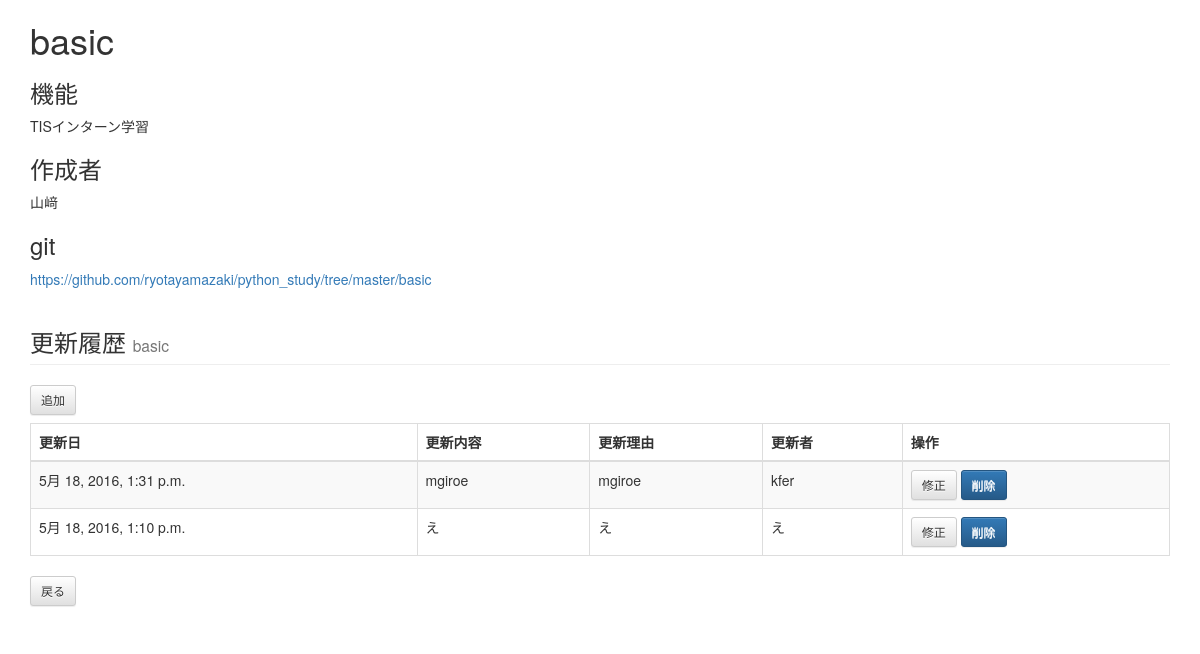
Screenshot of /data_base/pkg/updated/1/ with the database file from the repository.
### data_base/models.py (models this page shows)
class Pkg(models.Model):
    name = models.CharField('パッケージ名', max_length=255)
    child = models.CharField('所属するプログラム', max_length=255, blank=True)
    maker = models.CharField('作成者', max_length=255)
    mightiness = models.TextField('機能', max_length=255)
    tag = models.CharField('タグ', max_length=255, blank=True)
    git = models.CharField('git', max_length=255, blank=True)

class Pkg_updated(models.Model):
    date = models.DateTimeField('更新日時', default=datetime.now)
    link = models.ForeignKey(Pkg, verbose_name='pkg', related_name='pkg_updateds')
    maker = models.CharField('更新者', max_length=255)
    content = models.CharField('更新内容', max_length=255)
    reason = models.CharField('更新理由', max_length=255)

### data_base/views.py (the view)
# urls.py: url(r'^pkg/updated/(?P<pkg_id>\d+)/$', views.PkgUpdatedList.as_view(), name='pkgupdated_list'),
class PkgUpdatedList(ListView):
    context_object_name='pkgupdateds'
    template_name='data_base/pkg_updated_list.html'
    paginate_by = 10  # １ページは最大2件ずつでページングする
    def get(self, request, *args, **kwargs):
        pkg = get_object_or_404(Pkg, pk=kwargs['pkg_id'])  # 親の書籍を読む
        pkgupdateds = pkg.pkg_updateds.all().order_by('-id')   # 書籍の子供の、感想を読む
        self.object_list = pkgupdateds
        context = self.get_context_data(object_list=self.object_list, pkg=pkg)
        return self.render_to_response(context)

### data_base/templates/data_base/pkg_updated_list.html (shortened to what this page needs)
{% extends "base.html" %}
{% block content %}
    <h1>{{ pkg.name }}</h1>
    <h3>機能</h3>
    <p>{{ pkg.mightiness }}</p>
    <h3>作成者</h3>
    <p>{{ pkg.maker }}</h3>
    <h3>git</h3>
    <a href=pkg.git>{{ pkg.git }}</a>
    <h3 class="page-header">更新履歴 <small>{{ pkg.name }}</small></h3>
    <a href="{% url 'data_base:pkgupdated_add' pkg_id=pkg.id %}" class="btn btn-default btn-sm">追加</a>
        {% if pkgupdateds %}
          <table class="table table-striped table-bordered">
            <thead>
              <tr>
                <th>更新日</th>
                <th>更新内容</th>
                <th>更新理由</th>
                <th>更新者</th>
                <th>操作</th>
              </tr>
            </thead>
            <tbody>
              {% for pkgupdated in pkgupdateds %}
                <tr>
                <td>{{ pkgupdated.date }}</td>
                <td>{{ pkgupdated.content }}</td>
                <td>{{ pkgupdated.reason }}</td>
                <td>{{ pkgupdated.maker }}</td>
                <td>
                  <a href="{% url 'data_base:pkgupdated_mod' pkg_id=pkg.id pkgupdated_id=pkgupdated.id %}" class="btn btn-default btn-sm">修正</a>
                  <a href="{% url 'data_base:pkgupdated_del_check' link_id=pkg.id target_id=pkgupdated.id %}" class="btn btn-default btn-sm btn-primary" target="_blank">削除</a>
                </td>
                </tr>
              {% endfor %}
            </tbody>
          </table>
        {% else %}
          <p>更新なし</p>
        {% endif %}
    <div>
      <a href="{% url 'data_base:proglam_list' pkg_id=pkg.id%}" class="btn btn-default btn-sm">戻る</a>
    </div>
<br>
{% endblock content %}

### data_base/templates/data_base/pkg_updated_list.html (style rules this page uses)
table { margin-top: 8px; }

### rows the page displays
Pkg: name "basic", mightiness "TISインターン学習", maker "山﨑", git "https://github.com/ryotayamazaki/python_study/tree/master/basic"
Pkg_updated: date "5月 18, 2016, 1:31 p.m.", content "mgiroe", reason "mgiroe", maker "kfer"
Pkg_updated: date "5月 18, 2016, 1:10 p.m.", content "え", reason "え", maker "え"
